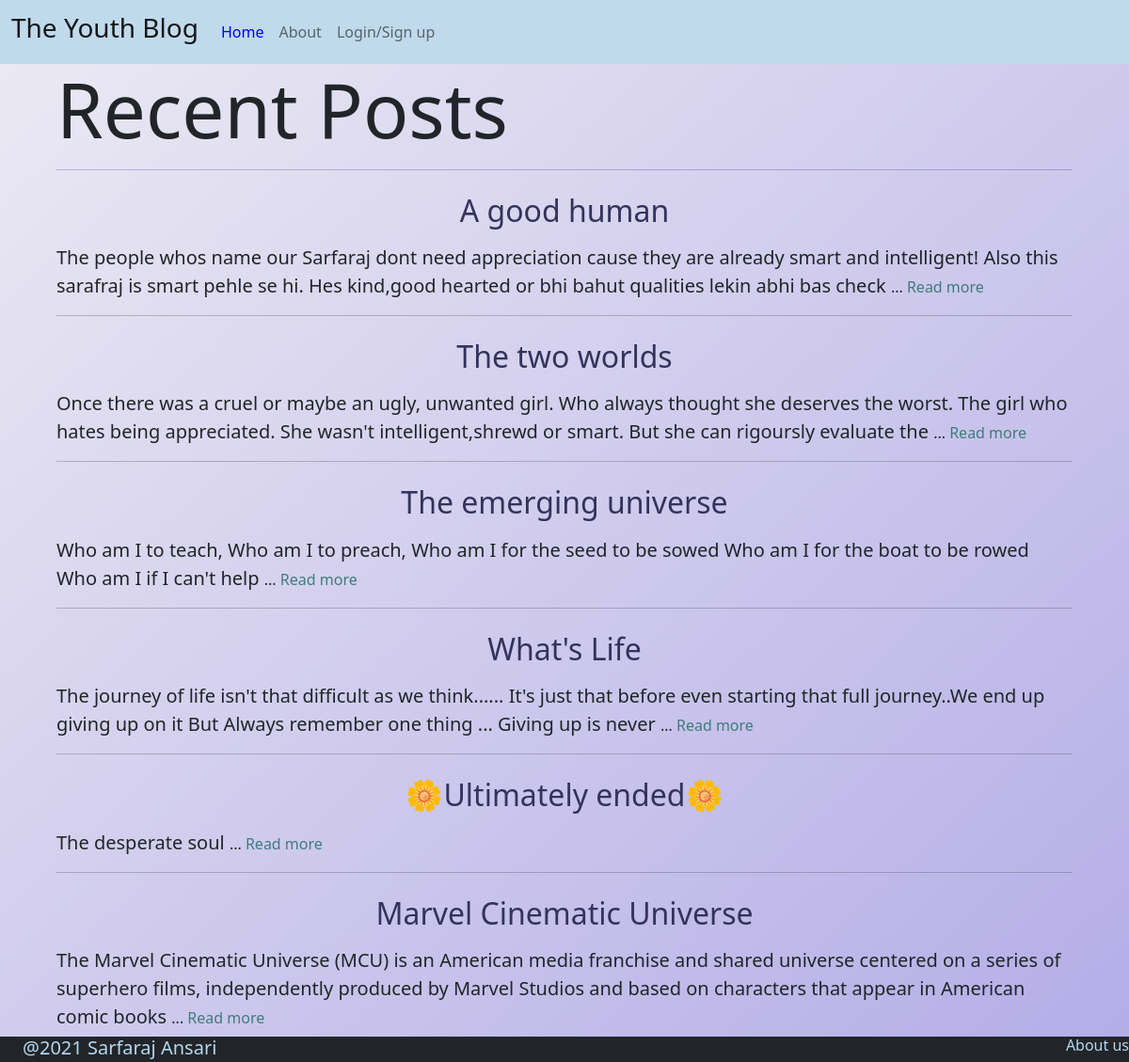
The page / on the database its author committed.
### home/models.py (models this page shows, shortened)
class Article(models.Model):
    title = models.CharField(max_length=50)
    author=models.CharField(max_length=50)
    likes=models.IntegerField(default=-99999)
    comments = models.ManyToManyField(Comments,blank=True,related_name="post")
    content = models.ManyToManyField(Paragraphs,related_name="post",blank=True)
    shortcont= models.CharField(max_length=230,blank=True)
    theme=models.ManyToManyField(Theme,blank=True,related_name="post")
    posting_date=models.DateTimeField()
    def shortcontent(self):
        if self.likes<0:
            self.shortcont=addshortcont(self)
            self.likes+=99999
            self.save()

### home/views.py (the view)
# urls.py: path('',views.index,name="home"),
def index(request,success="",error="",warning="",general=""):
    session=""
    posts= Article.objects.all()
    if "user" in request.session:
        session="session"
    for post in posts:
            post.shortcontent()
    return render(request,"home/index.html",{
        "posts":posts,
        "session":session,
        "success":success,
        "general":general,
        "error":error,
        "warning":warning
    })

### home/templates/home/index.html (shortened to what this page needs)
{% extends 'home/layout.html' %}
{% block body %}
<div class=" main">
    <h1 class="display-1">Recent Posts</h1>
    <hr style="color: rgb(37, 30, 148);">
    <div>
        {% for post in posts reversed %}
            <a class="nav-link active "  style="color: rgb(51, 51, 92);" href="{% url 'home:post' post.id %}"><h2 class="hover text-center">{{post.title}}</h2></a>
            <p1 class="fs-5 text " style="text-align: left;">{{post.shortcont}}</p1>...
            <a href="{% url 'home:post' post.id %}" style="color: rgb(64, 124, 124);text-decoration: none;">Read more</a>
      <br><hr>
        {% endfor %}
    </div>
</div>
{% endblock %}

### home/templates/home/layout.html (shortened to what this page needs)
<!doctype html>
<html lang="en">
  <head>
    <link href="https://cdn.jsdelivr.net/npm/bootstrap@5.0.0-beta3/dist/css/bootstrap.min.css" rel="stylesheet">
  </head>
  <body  >
    <nav class="navbar navbar-expand-lg navbar-light " style="background-color: #c0daec;">
        <div class="container-fluid">
          <a class="navbar-brand" href="{% url 'home:home' %}"><p class="h3" >The Youth Blog</p></a>
          <div class="collapse navbar-collapse" id="navbarSupportedContent">
            <ul class="navbar-nav me-auto mb-2 mb-lg-0">
              <li class="nav-item">
                <a class="nav-link " id="home-link" aria-current="page" href="{% url 'home:home' %}">Home</a>
              </li>
              <li class="nav-item">
                <a class="nav-link" id="about-link" href="{% url 'home:about' %}">About</a>
              </li>
              {% if session %}
                  <li class="nav-item">
                    <a class="nav-link " id="blogger-link" aria-current="page" href="{% url 'home:dashboard' %}">blogger site</a>
                  </li>
              {% else %}
                  <li class="nav-item">
                    <a class="nav-link " id="login-signup-link" aria-current="page" href="{% url 'home:login_signup' %}">Login/Sign up</a>
                  </li>
              {% endif %}
            </ul>
          </div>
        </div>
      </nav>
      {% block body %}
      {% endblock %}
        <div class="fixed-bottom bg-dark">
          <div class="p-2 bd-highlight  " style="display: inline;float:left;">
          </div>
          <div lass="d-flex p-2 bd-highlight">
            <div class="p-2 bd-highlight  " style="display: inline;">
                <a  href="https://www.instagram.com/sarfarajansari_/" class="app-link">  <p1 class="h5 app-link" style="color: rgb(182, 215, 238);display: inline;">@2021 Sarfaraj Ansari</p1></a>
              <a  href="{% url 'home:about' %}" class="app-link" ><p1 class="h6 app-link" style="color: rgb(182, 215, 238);float:right;" >About us</p1></a>
            </div>
            <div class="p-2 bd-highlight" style="display: inline;float:right;">
            </div>
          </div>
        </div>
  </body>
</html>

### home/templates/home/index.html (style rules this page uses)
.main { margin-left: 5%; margin-right: 5%; }
.text-center { text-align: center; }

### rows shown on the page
Article: title "A good human", shortcont "The people whos name our Sarfaraj dont need appreciation cause they are already smart and intelligent! Also this sarafraj is smart pehle se hi. Hes kind,good hearted or bhi bahut qualities lekin abhi bas check"
Article: title "The two worlds", shortcont "Once there was a cruel or maybe an ugly, unwanted girl. Who always thought she deserves the worst. The girl who hates being appreciated. She wasn't intelligent,shrewd or smart. But she can rigoursly evaluate the"
Article: title "The emerging universe", shortcont "Who am I to teach, Who am I to preach, Who am I for the seed to be sowed Who am I for the boat to be rowed Who am I if I can't help"
Article: title "What's Life", shortcont "The journey of life isn't that difficult as we think...... It's just that before even starting that full journey..We end up giving up on it But Always remember one thing ... Giving up is never"
Article: title "🌼Ultimately ended🌼", shortcont "The desperate soul"
Article: title "Marvel Cinematic Universe", shortcont "The Marvel Cinematic Universe (MCU) is an American media franchise and shared universe centered on a series of superhero films, independently produced by Marvel Studios and based on characters that appear in American comic books"
